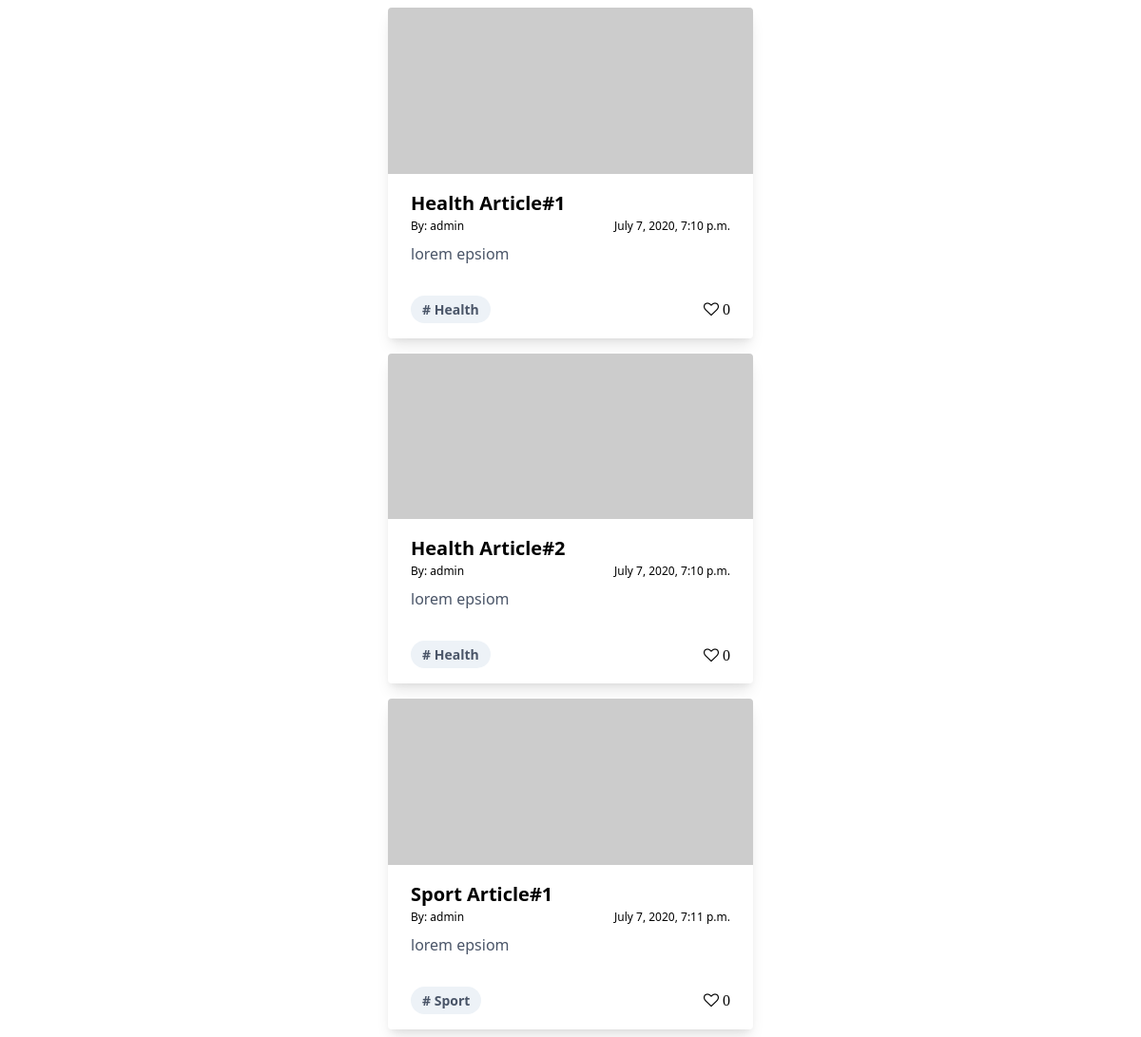
/content/article_list/ (signed in), run on the app's committed database.
### articles/models.py (models this page shows, shortened)
class Article(models.Model):
    title = models.CharField(max_length=100, null=False, blank=False)
    description = models.TextField(max_length=1000, null=False, blank=False)
    publish_date = models.DateTimeField(auto_now_add=True)
    author = models.ForeignKey(settings.AUTH_USER_MODEL, null=True, on_delete=models.SET_NULL)
    category = models.ForeignKey(Category, null=True, on_delete=models.SET_NULL)
    reactors = models.ManyToManyField(settings.AUTH_USER_MODEL, through=Reaction, related_name='reactions')
    @property
    def likes(self):
        return self.reactors.filter(reaction__type=ReactionType.LIKE).count()

class Category(models.Model):
    title = models.CharField(max_length=100, blank=False, null=True)
    description = models.CharField(max_length=200, blank=False, null=False)

### articles/views.py (the view)
# urls.py: url('article_list/', ArticleList.as_view()),
class ArticleList(LoginRequiredMixin, ListView):
    model = Article
    context_object_name = 'articles'

### articles/models.py (called while the page is built)
    @staticmethod
    def reacted(user, article, type=ReactionType.LIKE):
        return Reaction.objects.filter(
            user=user,
            article=article,
            type=type
        ).exists()

### articles/templatetags/content_tags.py (called while the page is built)
@register.simple_tag
def reacted(user, article):
    return Reaction.reacted(user, article)

### articles/templates/articles/article_list.html (shortened to what this page needs)
{%load content_tags %}
<html>
<head>
    <link href="https://unpkg.com/tailwindcss@^1.0/dist/tailwind.min.css" rel="stylesheet">
    <link href="https://stackpath.bootstrapcdn.com/font-awesome/4.7.0/css/font-awesome.min.css" rel="stylesheet">
</head>
<body>
{% for article in articles %}
<div class="flex flex-col items-center justify-between">
    <div class="max-w-sm rounded overflow-hidden shadow-lg m-2">
        <img class="w-full" src="https://picsum.photos/id/845/384/234.jpg" alt="Sunset in the mountains">
        <div class="px-6 py-4">
            <div class="font-bold text-xl">{{ article.title }}</div>
            <div class="text-xs mb-2 flex justify-between">
                <div>By: {{article.author}}</div>
                <div>{{ article.publish_date }}</div>
            </div>
            <p class="text-gray-700 text-base">
                {{article.description}}
            </p>
        </div>
        <div class="flex justify-between">
            <div class="px-6 py-4">
                <span class="inline-block bg-gray-200 rounded-full px-3 py-1 text-sm font-semibold text-gray-700 mr-2"># {{article.category.title}}</span>
            </div>
            <button onclick="react(this, {{article.id}})" class="px-6 py-4" name="like-btn">
                {% reacted request.user article as user_reacted %}
                {% if user_reacted %}
                <span><i class="fa fa-heart"></i> {{article.likes}}</span>
                {% else %}
                <span><i class="fa fa-heart-o"> {{article.likes}}</i> </span>
                {% endif %}
            </button>
        </div>
    </div>
    {% endfor %}
</div>
</body>
</html>

### data on the page
Article: title "Health Article#1", author "admin", publish_date "July 7, 2020, 7:10 p.m.", description "lorem epsiom", category "Health", likes "0"
Article: title "Health Article#2", author "admin", publish_date "July 7, 2020, 7:10 p.m.", description "lorem epsiom", category "Health", likes "0"
Article: title "Sport Article#1", author "admin", publish_date "July 7, 2020, 7:11 p.m.", description "lorem epsiom", category "Sport", likes "0"
